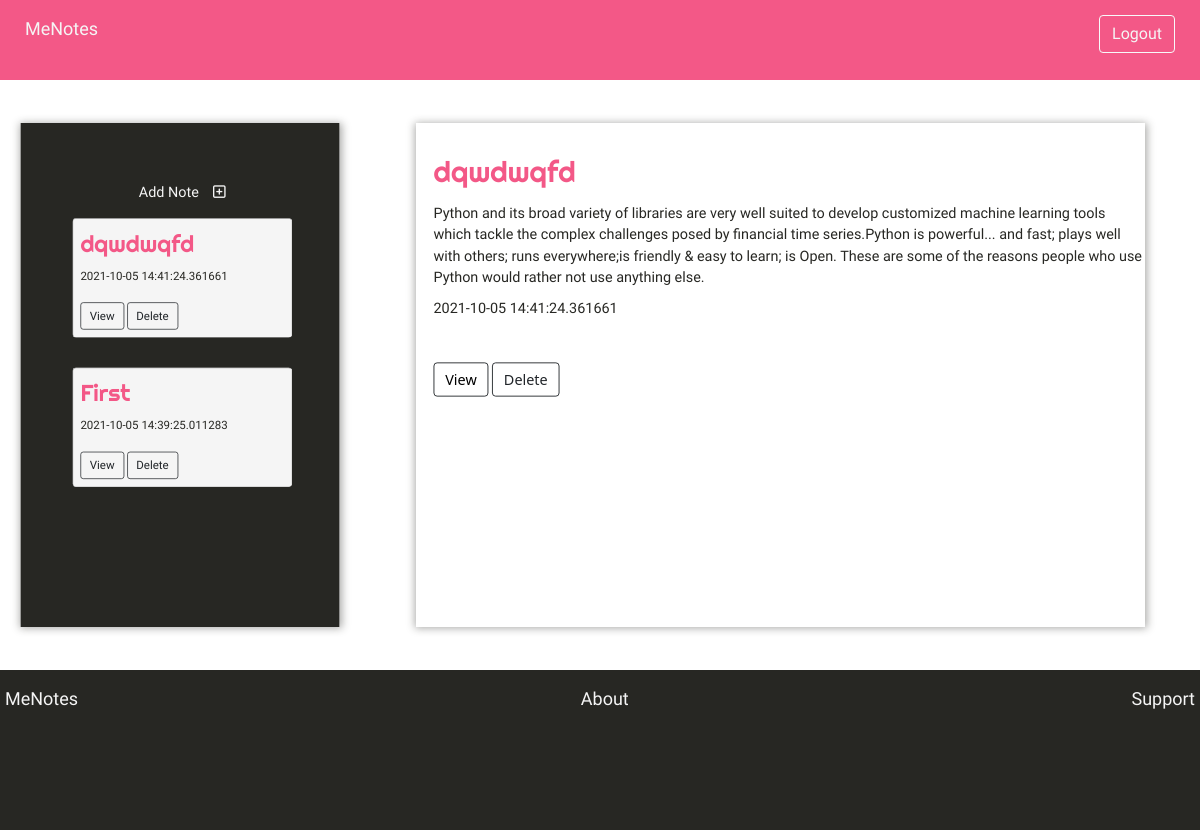
Page / (signed in) on the committed database.
### app.py (models this page shows)
class Note(db.Model):
    id = Column(Integer, primary_key=True)
    title = Column(String(55), unique=True, nullable=False)
    body = Column(Text(convert_unicode=True), nullable=False)
    author = Column(String(25), nullable=False)
    date = Column(DateTime())

### app.py (the view)
@app.route('/')
def index():
    if 'username' in session:
        if 'view' in session:
            user = session['username']
            notes = Note.query.filter_by(author=user).all()
            viewNote = Note.query.filter_by(id=session['view']).first()
            return render_template('index.html', user=user, notes=notes[::-1], viewNote=viewNote)
        user = session['username']
        notes = Note.query.filter_by(author=user).all()
        print(notes[::-1])
        return render_template('index.html', user=user, notes=notes[::-1], viewNote=None)
    return render_template('index.html')

### templates/index.html (shortened to what this page needs)
<!DOCTYPE html>
<html lang="en">
<head>
    <link href="https://cdn.jsdelivr.net/npm/bootstrap@5.0.2/dist/css/bootstrap.min.css" rel="stylesheet">
    <link rel="stylesheet" href="static\style.css">
</head>
<body>
    <div class="maingrid">
        <div class="header">
            <div class="logo"><a href="/">MeNotes</a></div>
            {% if user %}
            <div class="login"><button type="button" class="btn btn-outline-light"><a href="/logout">Logout</a> </button></div>
            {% else %}
            <div class="login"><button type="button" class="btn btn-outline-light"><a href="/login">Login</a> </button></div>
            {% endif %}
        </div>
        <div class="sidebar">
            <div class="heading">Add Note &nbsp;&nbsp;
                <a href="/add-note"><i class="far fa-plus-square"></i></a>
            </div>
            {% if notes %}
                {% for note in notes %}
                    <div class="note-s">
                        <div class="note-title">{{note.title}}</div>
                        <div class="timestamp">{{note.date}}</div>
                        <br>
                        <a class="btn btn-outline-dark" href="/view/{{note.id}}" >View</a>
                        <a class="btn btn-outline-dark" href="/delete/{{note.id}}" >Delete</a>
                    </div>
                {% endfor %}
            {% endif %}
        </div>
        {% if notes %}
            <div class="contentbar">
                {% if not viewNote %}
                    <div class="note-title">{{notes[0].title}}</div>
                    <div class="note-body">{{notes[0].body}}</div>
                    <div class="timestamp">{{notes[0].date}}</div>
                    <br><br>
                    <a class="btn btn-outline-dark" href="/view/{{notes[0].id}}" style="color:black;">View</a>
                    <a class="btn btn-outline-dark" href="/delete/{{notes[0].id}}">Delete</a>
                {% endif %}
            </div>
        {% endif %}
        <div class="footer">
            <div class="logo"><a href="/">MeNotes</a></div>
            <div class="logo"><a href="/">About</a></div>
            <div class="logo"><a href="/">Support</a></div>
        </div>
    </div>
</body>
</html>

### static/style.css (style rules this page uses)
* { box-sizing: border-box; margin: 0; }
.header { background: rgb(243, 88, 135); display: flex; grid-area: header; height: 10vh; width: 100%; font-family: 'Poiret One', cursive; flex-direction: row column; justify-content: space-between; padding: 15px 25px; }
.sidebar { background: rgb(39, 39, 35); grid-area: sidebar; display: flex; height: 70vh; margin: 15px 3px; box-shadow: 1px 1px 9px 1.5px rgba(39, 39, 35, 0.4); transform: scale(0.9); flex-direction: column; justify-content: stretch; color: whitesmoke; padding: 5px 5px 10px 10px; font-family: 'Philosopher', sans-serif; align-items: center; overflow-y: scroll; }
.contentbar { grid-area: contentbar; height: 70vh; margin: 15px; box-shadow: 1px 1px 9px 1.5px rgba(39, 39, 35, 0.4); transform: scale(0.9); padding-left: 20px; padding-top: 30px; display: flex-box; overflow: scroll; }
.footer { background: rgb(39, 39, 35); grid-area: footer; display: flex; height: 20vh; font-family: 'Poiret One', cursive; flex-direction: row column; justify-content: space-between; padding: 15px 5px; }
.maingrid { display: grid; grid-template-columns: 30% 70%; grid-template-areas: "header header" "sidebar contentbar" "footer footer"; }
a { text-decoration: none; color: whitesmoke; }
.logo { font-size: large; }
.note-title { color: rgb(243, 88, 135); font-family: 'Righteous', cursive; font-size: xx-large; }
.note-body, .timestamp { padding-top: 10px; color: rgb(39, 39, 35); font-family: 'Philosopher', sans-serif; }
.btn { position: relative; bottom: 0px; }
.note-s { background: whitesmoke; transform: scale(0.8); width: 90%; padding: 10px 0 10px 10px; border: 1px inset whitesmoke; border-radius: 5px; }
.heading { margin-top: 60px; }

### rows in the picture
Note: title "dqwdwqfd", date "2021-10-05 14:41:24.361661", body "Python and its broad variety of libraries are very well suited to develop customized machine learning tools which tackle the complex challenges posed by financial time series.Python is powerful... and fast; plays well with others; runs everywhere;is friendly & easy to learn; is Open. These are some of the reasons people who use Python would rather not use anything else."
Note: title "First", date "2021-10-05 14:39:25.011283"
